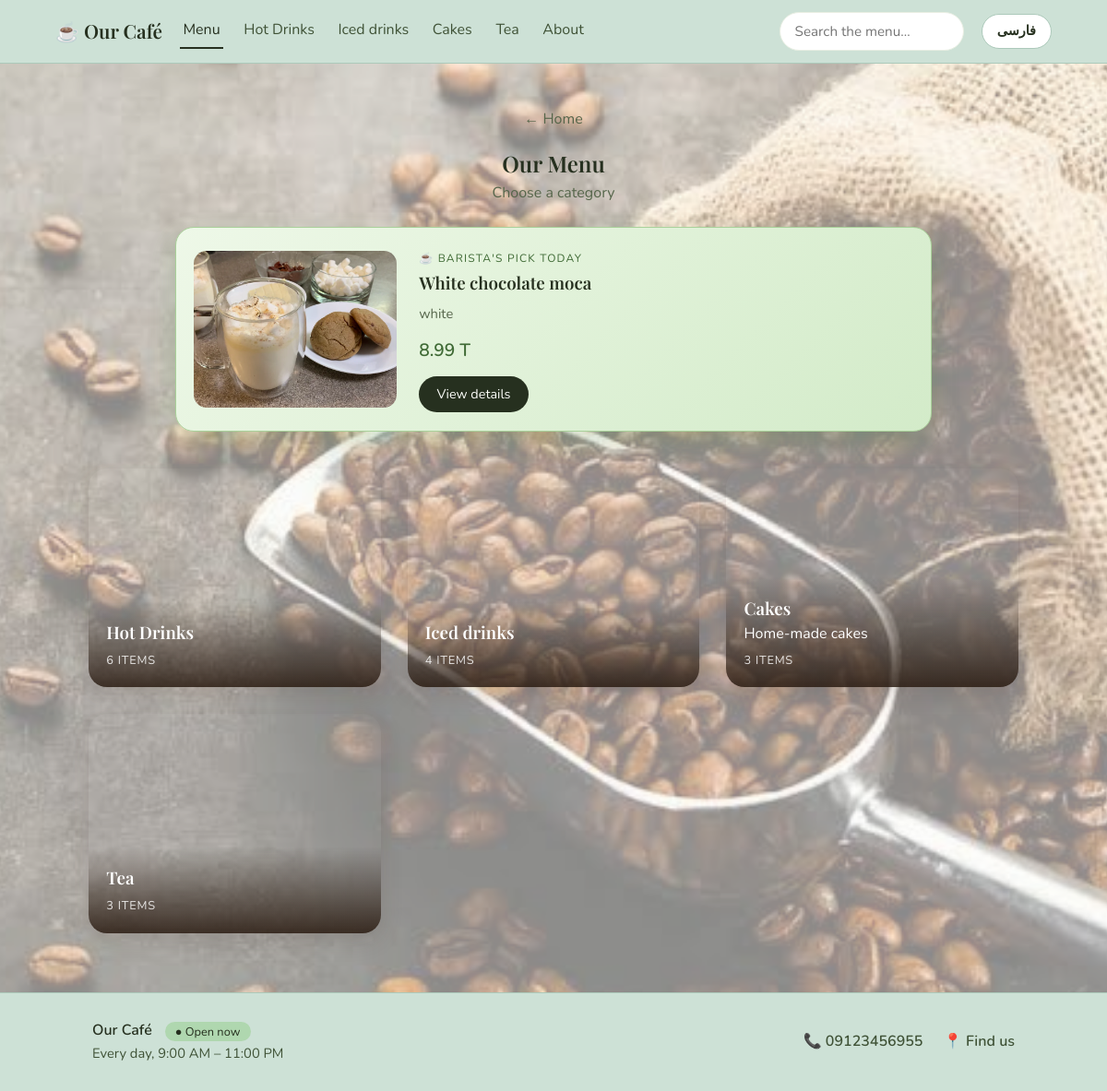
/en/menu/, run on an earlier commit of the app's database.
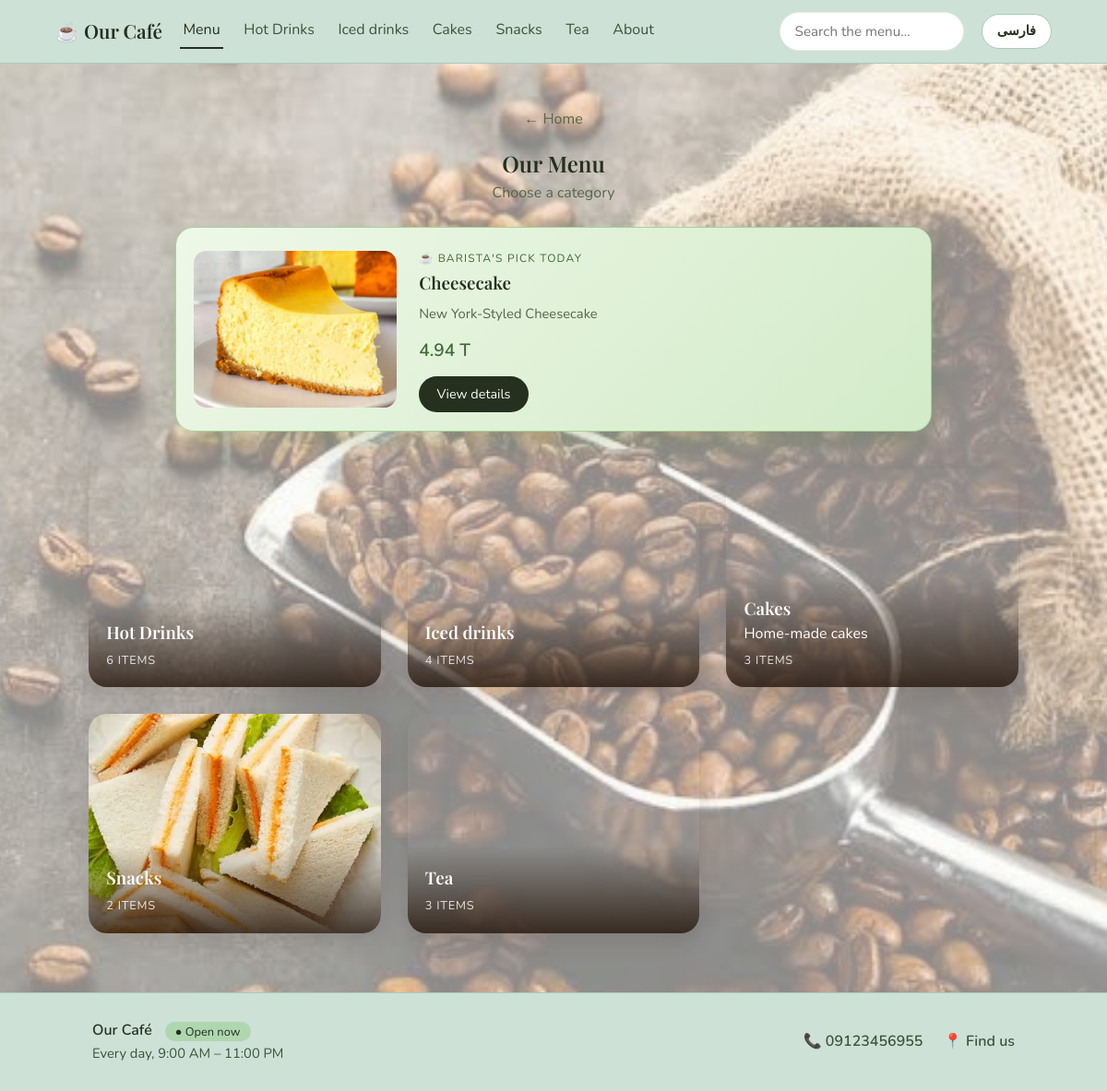
And on a later commit of the database.
### coffee/models.py (models this page shows, shortened)
class Category(models.Model):
    name = models.CharField(max_length=60)
    name_fa = models.CharField("Name (Persian)", max_length=60, blank=True,
                               help_text="Persian name. Leave empty to show the English one on the Persian page")
    slug = models.SlugField(unique=True)
    description = models.CharField(max_length=140, blank=True)
    description_fa = models.CharField("Description (Persian)", max_length=140, blank=True)
    image = models.ImageField(upload_to="categories/")
    order = models.PositiveIntegerField(default=0)
    class Meta:
        ordering = ["order"]
        verbose_name_plural = "categories"
    def get_absolute_url(self):
        return reverse("category_detail", args=[self.slug])

class Product(models.Model):
    BADGES = [("", gettext_lazy("None")), ("new", gettext_lazy("New")),
              ("popular", gettext_lazy("Popular")), ("seasonal", gettext_lazy("Seasonal"))]
    category = models.ForeignKey(Category, related_name="products", on_delete=models.CASCADE)
    name = models.CharField(max_length=100)
    name_fa = models.CharField("Name (Persian)", max_length=100, blank=True,
                               help_text="Persian name. Leave empty to show the English one on the Persian page")
    ingredients = models.TextField(help_text="e.g. Espresso, steamed milk, foam")
    ingredients_fa = models.TextField("Ingredients (Persian)", blank=True)
    image = models.ImageField(upload_to="products/")
    price = models.DecimalField("Price (medium)", max_digits=10, decimal_places=2,
                                help_text="The regular price. For items without sizes, like cakes, this is the only price.")
    price_large = models.DecimalField("Price (large)", max_digits=10, decimal_places=2,
                                      null=True, blank=True,
                                      help_text="Leave empty if the item has no sizes")
    available = models.BooleanField(default=True, help_text="Untick when sold out; it will show greyed out")
    badge = models.CharField(max_length=10, choices=BADGES, blank=True)
    is_vegan = models.BooleanField("Vegan", default=False)
    is_caffeine_free = models.BooleanField("Caffeine-free", default=False)
    has_nuts = models.BooleanField("Contains nuts", default=False)
    has_dairy = models.BooleanField("Contains dairy", default=False)

### coffee/views.py (the view)
# urls.py: path("menu/", views.categories, name="categories"),
def categories(request):
    pick, note = todays_pick()
    return render(request, "coffee/categories.html", {
        "categories": Category.objects.annotate(item_count=Count("products")).order_by("order", "name"),
        "pick": pick,
        "pick_note": note,
        "season_tag": SeasonalTag.current(),
    })

### coffee/context_processors.py (called while the page is built)
def site(request):
    return {
        "shop": ShopInfo.load(),
        "nav_categories": Category.objects.annotate(item_count=Count("products")).filter(item_count__gt=0).order_by("order", "name"),
        "currency": getattr(settings, "CURRENCY_SYMBOL", "$"),
    }

### coffee/i18n.py (called while the page is built)
def is_persian():
    return (get_language() or "").startswith("fa")

def localized(obj, field):
    if is_persian():
        value = getattr(obj, f"{field}_fa", "")
        if value:
            return value
    return getattr(obj, field)

def digits(value):
    text = str(value)
    return text.translate(FA_DIGITS) if is_persian() else text

def clock(t):
    if is_persian():
        return digits(time_format(t, "H:i"))
    return time_format(t, "g:i A")

def _plain_number(value, thousands=",", decimal="."):
    number = Decimal(str(value))
    if number == number.to_integral_value():
        text = f"{int(number):,}"
    else:
        text = f"{number:,.2f}"
    return text.replace(",", "\0").replace(".", decimal).replace("\0", thousands)

### coffee/models.py (called while the page is built)
    @classmethod
    def load(cls):
        obj, _ = cls.objects.get_or_create(pk=1)
        return obj

### coffee/templates/coffee/categories.html (shortened to what this page needs)
{% extends "coffee/base.html" %}
{% load i18n coffee_i18n %}
{% block content %}
<header class="page-header">
  <a class="back" href="{% url 'welcome' %}">{% trans "← Home" %}</a>
  <h2>{% trans "Our Menu" %}</h2>
  <p>{% trans "Choose a category" %}</p>
</header>
{% if pick %}
<section class="pick">
  <img src="{{ pick.image.url }}" alt="{{ pick|tr:"name" }}">
  <div class="pick-text">
    <span class="tag">☕ {% trans "Barista's pick today" %}</span>
    <h3>{{ pick|tr:"name" }}</h3>
    <p class="ingredients">{{ pick|tr:"ingredients" }}</p>
    {% include "coffee/_prices.html" with p=pick %}
    <a class="btn-small" href="{{ pick.category.get_absolute_url }}#p{{ pick.id }}">{% trans "View details" %}</a>
  </div>
</section>
{% endif %}
<div class="grid categories">
  {% for c in categories %}
  <a class="category-card {% if not c.item_count %}coming-soon{% endif %}" href="{{ c.get_absolute_url }}">
    <img src="{{ c.image.url }}" alt="" loading="lazy" decoding="async">
    <div class="overlay">
      <h3>{{ c|tr:"name" }}</h3>
      <span>{{ c|tr:"description" }}</span>
      <span class="count">{% if c.item_count %}{% blocktrans with shown=c.item_count|digits count counter=c.item_count %}{{ shown }} item{% plural %}{{ shown }} items{% endblocktrans %}{% else %}{% trans "Coming soon" %}{% endif %}</span>
    </div>
  </a>
  {% endfor %}
</div>
{% endblock %}

### coffee/templates/coffee/base.html (shortened to what this page needs)
{% load static i18n coffee_i18n %}
<!DOCTYPE html>
<html lang="{{ LANGUAGE_CODE }}" dir="{% if LANGUAGE_BIDI %}rtl{% else %}ltr{% endif %}" data-theme="{% if shop.is_open_now %}light{% else %}dark{% endif %}">
<head>
  <link rel="stylesheet" href="{% static 'css/style.css' %}">
  <link rel="stylesheet" href="{% static 'css/i18n.css' %}">
</head>
<body class="page-{{ request.resolver_match.url_name }}">
  {% if request.resolver_match.url_name != "welcome" %}
  <nav class="navbar" aria-label="{% trans "Main" %}">
    <a class="brand" href="{% url 'welcome' %}">☕ {{ shop|tr:"name" }}</a>
    <div class="nav-links">
      <a href="{% url 'categories' %}" class="{% if request.resolver_match.url_name == 'categories' %}active{% endif %}">{% trans "Menu" %}</a>
      {% for c in nav_categories %}
      <a href="{{ c.get_absolute_url }}"
         class="{% if request.path == c.get_absolute_url %}active{% endif %}">{{ c|tr:"name" }}</a>
      {% endfor %}
      <a href="{% url 'about' %}" class="{% if request.resolver_match.url_name == 'about' %}active{% endif %}">{% trans "About" %}</a>
    </div>
    <form class="search" action="{% url 'search' %}" method="get" role="search">
      {% trans "Search the menu…" as search_hint %}{% trans "Search the menu" as search_label %}
      <input type="search" name="q" placeholder="{{ search_hint }}" aria-label="{{ search_label }}"
             enterkeyhint="search" maxlength="60" value="{{ query|default:'' }}">
    </form>
    {% include "coffee/_lang_switch.html" %}
  </nav>
  {% endif %}
  <main id="main">
    {% block content %}{% endblock %}
  </main>
  {% if request.resolver_match.url_name != "welcome" %}
  <footer class="site-footer">
    <div class="footer-inner">
      <div>
        <strong>{{ shop|tr:"name" }}</strong>
        <span class="footer-status {% if shop.is_open_now %}open{% else %}closed{% endif %}">
          ● {% if shop.is_open_now %}{% trans "Open now" %}{% else %}{% trans "Closed right now" %}{% endif %}
        </span>
        <p>{{ shop.hours_line }}</p>
      </div>
      <div class="footer-links">
        {% if shop.phone %}<a href="tel:{{ shop.phone_link }}">📞 <span dir="ltr">{{ shop.phone|digits }}</span></a>{% endif %}
        <a href="{% url 'about' %}">📍 {% trans "Find us" %}</a>
        {% url 'table_card' as qr_cards_url %}{% if user.is_staff and qr_cards_url %}<a href="{{ qr_cards_url }}">🖨️ {% trans "QR cards" %}</a>{% endif %}
      </div>
    </div>
  </footer>
  {% endif %}
</body>
</html>

### coffee/templates/coffee/_prices.html
{% load i18n coffee_i18n %}
<div class="prices">
  {% if p.price_large %}
    <span class="size"><small>{% trans "Medium" %}</small>{{ p.price|money }}</span>
    <span class="size"><small>{% trans "Large" %}</small>{{ p.price_large|money }}</span>
  {% else %}
    <span class="price">{{ p.price|money }}</span>
  {% endif %}
</div>

What changed in the data, as far as the page shows it:
no longer on this page (row unchanged): Product: image (picture), name "White chocolate moca", ingredients "white", price "8.99 T"
added Category: name "Snacks", image (picture)
now on this page (row unchanged): Product: image (picture), name "Cheesecake", ingredients "New York-Styled Cheesecake", price "4.94 T"
